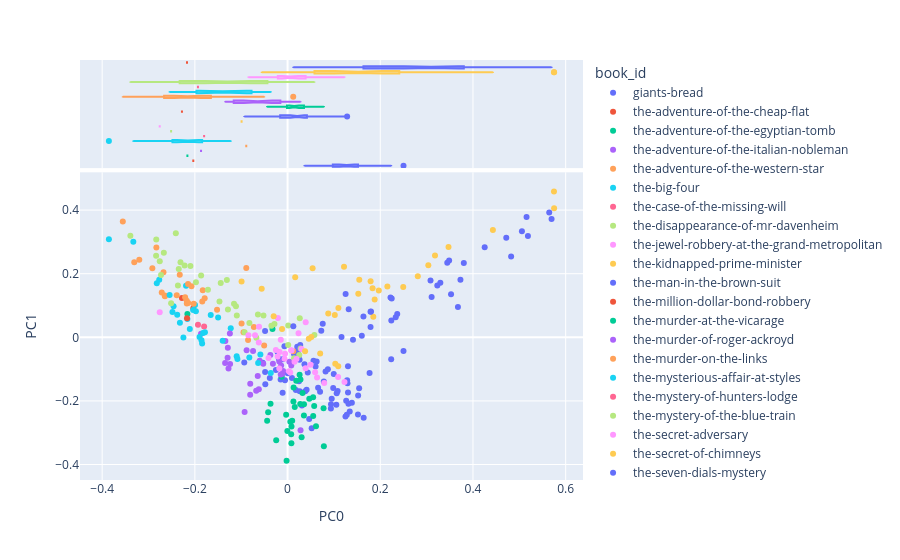

Source (notebook cell):
### Code cell
# MAY NOT NEED ALL OF THESE

# create a scatterplot of documents in the space created by the first 2 components
# coloring the points by book_id

px.scatter(
    data_frame = DCM.join(DOC).reset_index(),
    x = 'PC0', # first PC
    y = 'PC1', # second PC
    color = 'book_id', # color by book_id
    hover_name = 'label', # use concat string for hover info
    hover_data=['sleuth', 'pub_year_original', 'work_type'], # add more hover data
    marginal_x = 'box' # add boxplot to x axis
)
